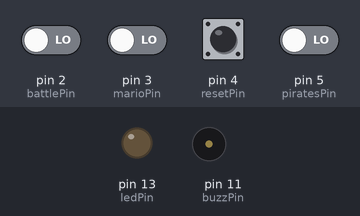
The sketch below on a simulated Arduino Uno, built with avr-gcc and run on an emulated ATmega328P. On the bench: output pins drawn as LEDs (lit = HIGH), buzzer (waves = sounding). Dashed ring = blinking. The inputs (shaded band) are chosen by the test bench; at power-on: pin 2 (battlePin), pin 3 (marioPin), pin 4 (resetPin), pin 5 (piratesPin) LOW.

Above: at 1.2 s.
1.3 s: pin 2 (battlePin) driven HIGH
At 3.82 s:
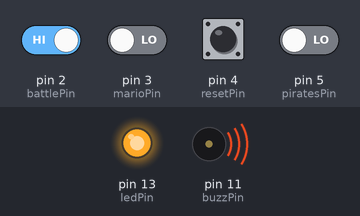
4.3 s: pin 2 (battlePin) driven LOW
At 4.9 s:
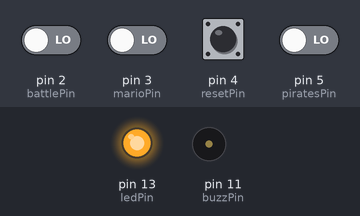
5.9 s: pin 3 (marioPin) driven HIGH
At 5.97 s:
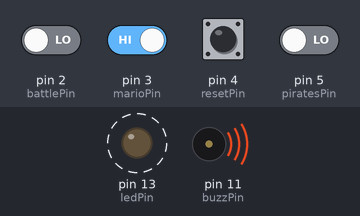
8.9 s: pin 3 (marioPin) driven LOW
At 9.2 s:
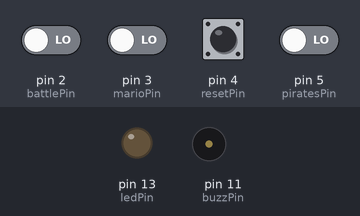
10.4 s: pin 5 (piratesPin) driven HIGH
At 13.08 s:
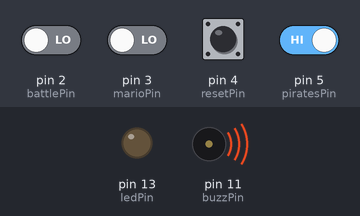
Timing chart, 0 to 14.4 s (numbered marks = the images above; inputs shaded):
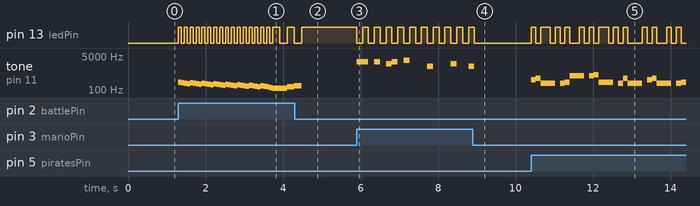

The sketch:

ardutone.ino
```cpp
#include "playSongs.h"
#include "util.h"

void setup()
{
  pinMode(ledPin, OUTPUT);
  pinMode(battlePin, INPUT);
  pinMode(marioPin, INPUT);
  pinMode(resetPin, INPUT);
}

void loop()
{
  if(digitalRead(battlePin))
  {
    BattleSong();
  }
  if(digitalRead(marioPin))
  {
    MarioSong();
  }
  if(digitalRead(piratesPin))
  {
    PlayPiratesOfCaribean();
  }
  check();
}
```

Notes.h
```cpp
#define NT_NN     0
#define NT_B1     31
#define NT_C1     33
#define NT_CS1    35
#define NT_D1     37
#define NT_DS1    39
#define NT_E1     41
#define NT_F1     44
#define NT_FS1    46
#define NT_G1     49
#define NT_GS1    52
#define NT_A2     55
#define NT_AS2    58
#define NT_B2     62
#define NT_C2     65
#define NT_CS2    69
#define NT_D2     73
#define NT_DS2    78
#define NT_E2     82
#define NT_F2     87
#define NT_FS2    93
#define NT_G2     98
#define NT_GS2    104
#define NT_A3     110
#define NT_AS3    117
#define NT_B3     123
#define NT_C3     131
#define NT_CS3    139
#define NT_D3     147
#define NT_DS3    156
#define NT_E3     165
#define NT_F3     175
#define NT_FS3    185
#define NT_G3     196
#define NT_GS3    208
#define NT_A4     220
#define NT_AS4    233
#define NT_B4     247
#define NT_C4     262
#define NT_CS4    277
#define NT_D4     294
#define NT_DS4    311
#define NT_E4     330
#define NT_F4     349
#define NT_FS4    370
#define NT_G4     392
#define NT_GS4    415
#define NT_A5     440
#define NT_AS5    466
#define NT_B5     494
#define NT_C5     523
#define NT_CS5    554
#define NT_D5     587
#define NT_DS5    622
#define NT_E5     659
#define NT_F5     698
#define NT_FS5    740
#define NT_G5     784
#define NT_GS5    831
#define NT_A6     880
#define NT_AS6    932
#define NT_B6     988
#define NT_C6     1047
#define NT_CS6    1109
#define NT_D6     1175
#define NT_DS6    1245
#define NT_E6     1319
#define NT_F6     1397
#define NT_FS6    1480
#define NT_G6     1568
#define NT_GS6    1661
#define NT_A7     1760
#define NT_AS7    1865
#define NT_B7     1976
#define NT_C7     2093
#define NT_CS7    2217
#define NT_D7     2349
#define NT_DS7    2489
#define NT_E7     2637
#define NT_F7     2794
#define NT_FS7    2960
#define NT_G7     3136
#define NT_GS7    3322
#define NT_A8     3520
#define NT_AS8    3729
#define NT_B8     3951
#define NT_C8     4186
#define NT_CS8    4435
#define NT_D8     4699
#define NT_DS8    4978
```

battleSong.h
```cpp
#include "Notes.h"
#include <avr/pgmspace.h>

const PROGMEM int battleSong[] =
{
  NT_B4, NT_AS4, NT_A4, NT_GS3, NT_AS4, NT_A4,
  NT_GS3, NT_G3, NT_A4, NT_GS3, NT_G3, NT_FS3,
  NT_GS3, NT_G3, NT_FS3, NT_F3, NT_G3, NT_FS3,
  NT_F3, NT_E3, NT_FS3, NT_F3, NT_E3, NT_DS3,
  NT_F3, NT_E3, NT_DS3, NT_D3, NT_E3, NT_DS3,
  NT_D3, NT_C3, NT_B3, NT_B3, NT_D3, NT_E3, NT_B3,
  NT_F3, NT_E3, NT_D3, NT_B3, NT_B3, NT_D3, NT_E3,
  NT_B3, NT_D3, NT_A3, NT_C3, NT_B3, NT_B3, NT_D3,
  NT_E3, NT_B3, NT_F3, NT_E3, NT_D3, NT_B3, NT_B3,
  NT_D3, NT_E3, NT_B3, NT_D3, NT_A3, NT_C3, NT_B3,
  NT_B3, NT_D3, NT_E3, NT_B3, NT_F3, NT_E3, NT_D3,
  NT_B3, NT_B3, NT_D3, NT_E3, NT_B3, NT_D3, NT_A3,
  NT_C3, NT_B3, NT_B3, NT_D3, NT_E3, NT_B3, NT_F3,
  NT_E3, NT_D3, NT_B3, NT_B3, NT_D3, NT_E3, NT_B3,
  NT_D3, NT_A3, NT_C3, NT_B3, NT_FS3, NT_B3, NT_FS3,
  NT_B3, NT_FS3, NT_B3, NT_FS3, NT_B3, NT_FS3, NT_B3,
  NT_F3, NT_C3, NT_G3, NT_C3, NT_G3, NT_C3, NT_G3,
  NT_C3, NT_G3, NT_C3, NT_G3, NT_A4, NT_G3, NT_FS3,
  NT_E3, NT_D3, NT_C3, NT_B3, NT_FS3, NT_B3, NT_FS3,
  NT_B3, NT_FS3, NT_B3, NT_FS3, NT_B3, NT_FS3, NT_B3,
  NT_F3, NT_A3, NT_E3, NT_A3, NT_E3, NT_A3, NT_E3, NT_A3,
  NT_E3, NT_A3, NT_E3, NT_D3, NT_CS3, NT_D3, NT_CS3, NT_A3,
  NT_GS2
};
```

marioSong.h
```cpp
#include "Notes.h"
#include <avr/pgmspace.h>

const int PROGMEM marioSong[] =
{
  NT_E7, NT_E7, 0, NT_E7,
  0, NT_C7, NT_E7, 0,
  NT_G7, 0, 0,  0,
  NT_G6, 0, 0, 0,

  NT_C7, 0, 0, NT_G6,
  0, 0, NT_E6, 0,
  0, NT_A6, 0, NT_B6,
  0, NT_AS6, NT_A6, 0,

  NT_G6, NT_E7, NT_G7,
  NT_A7, 0, NT_F7, NT_G7,
  0, NT_E7, 0, NT_C7,
  NT_D7, NT_B6, 0, 0,

  NT_C7, 0, 0, NT_G6,
  0, 0, NT_E6, 0,
  0, NT_A6, 0, NT_B6,
  0, NT_AS6, NT_A6, 0,

  NT_G6, NT_E7, NT_G7,
  NT_A7, 0, NT_F7, NT_G7,
  0, NT_E7, 0, NT_C7,
  NT_D7, NT_B6, 0, 0
};
```

piratesSong.h
```cpp
#include "Notes.h"
#include <avr/pgmspace.h>

const int songspeed = 1.5;
const PROGMEM int piratesOfCaribean[] = {       //NT of the song, 0 is a rest/pulse
   NT_E4, NT_G4, NT_A4, NT_A4, 0,
   NT_A4, NT_B4, NT_C5, NT_C5, 0,
   NT_C5, NT_D5, NT_B4, NT_B4, 0,
   NT_A4, NT_G4, NT_A4, 0,

   NT_E4, NT_G4, NT_A4, NT_A4, 0,
   NT_A4, NT_B4, NT_C5, NT_C5, 0,
   NT_C5, NT_D5, NT_B4, NT_B4, 0,
   NT_A4, NT_G4, NT_A4, 0,

   NT_E4, NT_G4, NT_A4, NT_A4, 0,
   NT_A4, NT_C5, NT_D5, NT_D5, 0,
   NT_D5, NT_E5, NT_F5, NT_F5, 0,
   NT_E5, NT_D5, NT_E5, NT_A4, 0,

   NT_A4, NT_B4, NT_C5, NT_C5, 0,
   NT_D5, NT_E5, NT_A4, 0,
   NT_A4, NT_C5, NT_B4, NT_B4, 0,
   NT_C5, NT_A4, NT_B4, 0,

   NT_A4, NT_A4,
   //Repeat of first part
   NT_A4, NT_B4, NT_C5, NT_C5, 0,
   NT_C5, NT_D5, NT_B4, NT_B4, 0,
   NT_A4, NT_G4, NT_A4, 0,

   NT_E4, NT_G4, NT_A4, NT_A4, 0,
   NT_A4, NT_B4, NT_C5, NT_C5, 0,
   NT_C5, NT_D5, NT_B4, NT_B4, 0,
   NT_A4, NT_G4, NT_A4, 0,

   NT_E4, NT_G4, NT_A4, NT_A4, 0,
   NT_A4, NT_C5, NT_D5, NT_D5, 0,
   NT_D5, NT_E5, NT_F5, NT_F5, 0,
   NT_E5, NT_D5, NT_E5, NT_A4, 0,

   NT_A4, NT_B4, NT_C5, NT_C5, 0,
   NT_D5, NT_E5, NT_A4, 0,
   NT_A4, NT_C5, NT_B4, NT_B4, 0,
   NT_C5, NT_A4, NT_B4, 0,
   //End of Repeat

   NT_E5, 0, 0, NT_F5, 0, 0,
   NT_E5, NT_E5, 0, NT_G5, 0, NT_E5, NT_D5, 0, 0,
   NT_D5, 0, 0, NT_C5, 0, 0,
   NT_B4, NT_C5, 0, NT_B4, 0, NT_A4,

   NT_E5, 0, 0, NT_F5, 0, 0,
   NT_E5, NT_E5, 0, NT_G5, 0, NT_E5, NT_D5, 0, 0,
   NT_D5, 0, 0, NT_C5, 0, 0,
   NT_B4, NT_C5, 0, NT_B4, 0, NT_A4
};
const PROGMEM int piratesOfCaribeanTimes[] = {         //duration of each NT (in ms) Quarter NT is set to 250 ms
  125, 125, 250, 125, 125,
  125, 125, 250, 125, 125,
  125, 125, 250, 125, 125,
  125, 125, 375, 125,

  125, 125, 250, 125, 125,
  125, 125, 250, 125, 125,
  125, 125, 250, 125, 125,
  125, 125, 375, 125,

  125, 125, 250, 125, 125,
  125, 125, 250, 125, 125,
  125, 125, 250, 125, 125,
  125, 125, 125, 250, 125,

  125, 125, 250, 125, 125,
  250, 125, 250, 125,
  125, 125, 250, 125, 125,
  125, 125, 375, 375,

  250, 125,
  //Rpeat of First Part
  125, 125, 250, 125, 125,
  125, 125, 250, 125, 125,
  125, 125, 375, 125,

  125, 125, 250, 125, 125,
  125, 125, 250, 125, 125,
  125, 125, 250, 125, 125,
  125, 125, 375, 125,

  125, 125, 250, 125, 125,
  125, 125, 250, 125, 125,
  125, 125, 250, 125, 125,
  125, 125, 125, 250, 125,

  125, 125, 250, 125, 125,
  250, 125, 250, 125,
  125, 125, 250, 125, 125,
  125, 125, 375, 375,
  //End of Repeat

  250, 125, 375, 250, 125, 375,
  125, 125, 125, 125, 125, 125, 125, 125, 375,
  250, 125, 375, 250, 125, 375,
  125, 125, 125, 125, 125, 500,

  250, 125, 375, 250, 125, 375,
  125, 125, 125, 125, 125, 125, 125, 125, 375,
  250, 125, 375, 250, 125, 375,
  125, 125, 125, 125, 125, 500
};
```

playSongs.cpp
```cpp
#include "battleSong.h"
#include "marioSong.h"
#include "piratesSong.h"
#include "util.h"
#include "pins.h"
#include <avr/pgmspace.h>
#include <Arduino.h>

int battleSongIndex = 0, marioSongIndex = 0, piratesOfCaribeanIndex = 0;
bool ledState, SongLoop = false, serialPlay = false;

void PlayPiratesOfCaribean()
{
  for (piratesOfCaribeanIndex;piratesOfCaribeanIndex<204;piratesOfCaribeanIndex++)
  {
    if(piratesOfCaribeanIndex + 1 > 203)
      piratesOfCaribeanIndex = 0;

    int wait = pgm_read_word_near(piratesOfCaribeanTimes + piratesOfCaribeanIndex) * songspeed;
    if(!digitalRead(piratesPin))
    {
      noTone(buzzPin);
      break;
    }
    ledState = !ledState;
    digitalWrite(ledPin, ledState);
    tone(buzzPin,pgm_read_word_near(piratesOfCaribean + piratesOfCaribeanIndex),wait);
    delay(wait);
  }
}

void BattleSong()
{
  int f = 75;
  for(battleSongIndex; battleSongIndex < 151; battleSongIndex++)
  {
    if(SongLoop && battleSongIndex + 1 >= 151)
      battleSongIndex = 31;
    if (battleSongIndex>31)
    {
      f=185;
      SongLoop = true;
    }
    if (battleSongIndex>97)
    {
      f=180;
    }
    tone(buzzPin, pgm_read_word_near(battleSong + battleSongIndex));
    ledState = !ledState;
    digitalWrite(ledPin, ledState);
    if(!digitalRead(battlePin))
     {
      noTone(buzzPin);
      SongLoop = false;
      break;
     }
    if(CheckReset())
    {
      f = 75;
      piratesOfCaribeanIndex = 0;
      marioSongIndex = 0;
      battleSongIndex = 0;
      SongLoop = false;
    }
    delay(f);
    noTone(buzzPin);
    delay(f/64);
  }
}

void MarioSong()
{
  int f = 150;
  for(marioSongIndex; marioSongIndex < 78; marioSongIndex++)
  {
    int value = pgm_read_word_near(marioSong + marioSongIndex);
    if(marioSongIndex + 1 >= 78)
      marioSongIndex = 9;
    if(value == 0)
      noTone(buzzPin);
    else
      tone(buzzPin, value);
    ledState = !ledState;
    digitalWrite(ledPin, ledState);
    if(!digitalRead(marioPin))
    {
      noTone(buzzPin);
      break;
    }
    CheckReset();
    delay(f);
    noTone(buzzPin);
    delay(f/64);
  }
}

void check()
{
  if(CheckReset())
  {
    piratesOfCaribeanIndex = 0;
    marioSongIndex = 0;
    battleSongIndex = 0;
    SongLoop = false;
  }
}
```

playSongs.h
```cpp
#define buzzPin 11
#define resetPin 4
#define ledPin 13
#define battlePin 2
#define marioPin 3
#define piratesPin 5

void PlayPiratesOfCaribean();
void BattleSong();
void MarioSong();
void check();
```

util.cpp
```cpp
#include "pins.h"
#include <avr/pgmspace.h>
#include <Arduino.h>

bool CheckReset()
{
  if(digitalRead(resetPin))
  {
    return true;
  }
  return false;
}
```

util.h
```cpp
bool CheckReset();
```

pins.h
```cpp
#define buzzPin 11
#define resetPin 4
#define ledPin 13
#define battlePin 2
#define marioPin 3
#define piratesPin 5
```

Measured:
- after the input at 1.3 s, pin 13 (ledPin): goes 16 × (HIGH 0.08 s, LOW 0.08 s), HIGH 0.19 s, LOW 0.19 s, HIGH 0.19 s, then LOW, starting at once; tone on pin 11 (buzzPin): plays 247 Hz for 0.08 s, 233 Hz for 0.08 s, 220 Hz for 0.08 s, 208 Hz for 0.08 s, 233 Hz for 0.08 s, 220 Hz for 0.08 s … (35 notes in this stretch), starting at once
- after the input at 4.3 s, pin 13 (ledPin): goes on until 4.5 s, then stays HIGH
- after the input at 5.9 s, pin 13 (ledPin): alternates HIGH for 0.15 s and LOW for 0.15 s, starting at once; tone on pin 11 (buzzPin): plays 2637 Hz for 0.30 s, 2637 Hz for 0.15 s, 2093 Hz for 0.15 s, 2637 Hz for 0.15 s, 3136 Hz for 0.15 s, 1568 Hz for 0.15 s … (8 notes in this stretch), starting at once
- after the input at 8.9 s, pin 13 (ledPin): goes on until 8.9 s, then stays LOW; tone on pin 11 (buzzPin): goes on until 8.9 s, then stays silent
- after the input at 10.4 s, pin 13 (ledPin): LOW → HIGH at once, → LOW 0.13 s later, → HIGH 0.13 s later, → LOW 0.25 s later, … (26 changes in this stretch); tone on pin 11 (buzzPin): plays 330 Hz for 0.13 s, 392 Hz for 0.13 s, 220 Hz for 0.38 s, 220 Hz for 0.13 s, 247 Hz for 0.13 s, 523 Hz for 0.38 s … (17 notes in this stretch), starting at once
